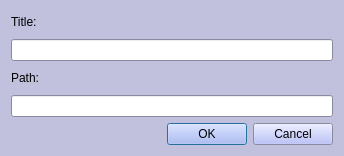
<?xml version="1.0" encoding="UTF-8"?>
<ui version="4.0">
 <class>AddBookmarks</class>
 <widget class="QDialog" name="AddBookmarks">
  <property name="geometry">
   <rect>
    <x>0</x>
    <y>0</y>
    <width>344</width>
    <height>156</height>
   </rect>
  </property>
  <property name="palette">
   <palette>
    <active>
     <colorrole role="Button">
      <brush brushstyle="SolidPattern">
       <color alpha="255">
        <red>170</red>
        <green>178</green>
        <blue>249</blue>
       </color>
      </brush>
     </colorrole>
     <colorrole role="Base">
      <brush brushstyle="SolidPattern">
       <color alpha="255">
        <red>255</red>
        <green>255</green>
        <blue>255</blue>
       </color>
      </brush>
     </colorrole>
     <colorrole role="Window">
      <brush brushstyle="SolidPattern">
       <color alpha="255">
        <red>193</red>
        <green>193</green>
        <blue>221</blue>
       </color>
      </brush>
     </colorrole>
    </active>
    <inactive>
     <colorrole role="Button">
      <brush brushstyle="SolidPattern">
       <color alpha="255">
        <red>170</red>
        <green>178</green>
        <blue>249</blue>
       </color>
      </brush>
     </colorrole>
     <colorrole role="Base">
      <brush brushstyle="SolidPattern">
       <color alpha="255">
        <red>255</red>
        <green>255</green>
        <blue>255</blue>
       </color>
      </brush>
     </colorrole>
     <colorrole role="Window">
      <brush brushstyle="SolidPattern">
       <color alpha="255">
        <red>193</red>
        <green>193</green>
        <blue>221</blue>
       </color>
      </brush>
     </colorrole>
    </inactive>
    <disabled>
     <colorrole role="Button">
      <brush brushstyle="SolidPattern">
       <color alpha="255">
        <red>170</red>
        <green>178</green>
        <blue>249</blue>
       </color>
      </brush>
     </colorrole>
     <colorrole role="Base">
      <brush brushstyle="SolidPattern">
       <color alpha="255">
        <red>193</red>
        <green>193</green>
        <blue>221</blue>
       </color>
      </brush>
     </colorrole>
     <colorrole role="Window">
      <brush brushstyle="SolidPattern">
       <color alpha="255">
        <red>193</red>
        <green>193</green>
        <blue>221</blue>
       </color>
      </brush>
     </colorrole>
    </disabled>
   </palette>
  </property>
  <property name="windowTitle">
   <string>Dialog</string>
  </property>
  <layout class="QGridLayout" name="gridLayout">
   <item row="4" column="0" colspan="3">
    <widget class="QLineEdit" name="pathlineEdit"/>
   </item>
   <item row="5" column="1">
    <widget class="QPushButton" name="okButton">
     <property name="text">
      <string>OK</string>
     </property>
    </widget>
   </item>
   <item row="5" column="2">
    <widget class="QPushButton" name="cancelButton">
     <property name="text">
      <string>Cancel</string>
     </property>
    </widget>
   </item>
   <item row="5" column="0">
    <spacer name="horizontalSpacer">
     <property name="orientation">
      <enum>Qt::Horizontal</enum>
     </property>
     <property name="sizeHint" stdset="0">
      <size>
       <width>40</width>
       <height>20</height>
      </size>
     </property>
    </spacer>
   </item>
   <item row="2" column="0">
    <widget class="QLabel" name="label_2">
     <property name="text">
      <string>Path:</string>
     </property>
    </widget>
   </item>
   <item row="1" column="0" colspan="3">
    <widget class="QLineEdit" name="titlelineEdit"/>
   </item>
   <item row="0" column="0">
    <widget class="QLabel" name="label">
     <property name="text">
      <string>Title:</string>
     </property>
    </widget>
   </item>
  </layout>
 </widget>
 <resources/>
 <connections/>
</ui>
